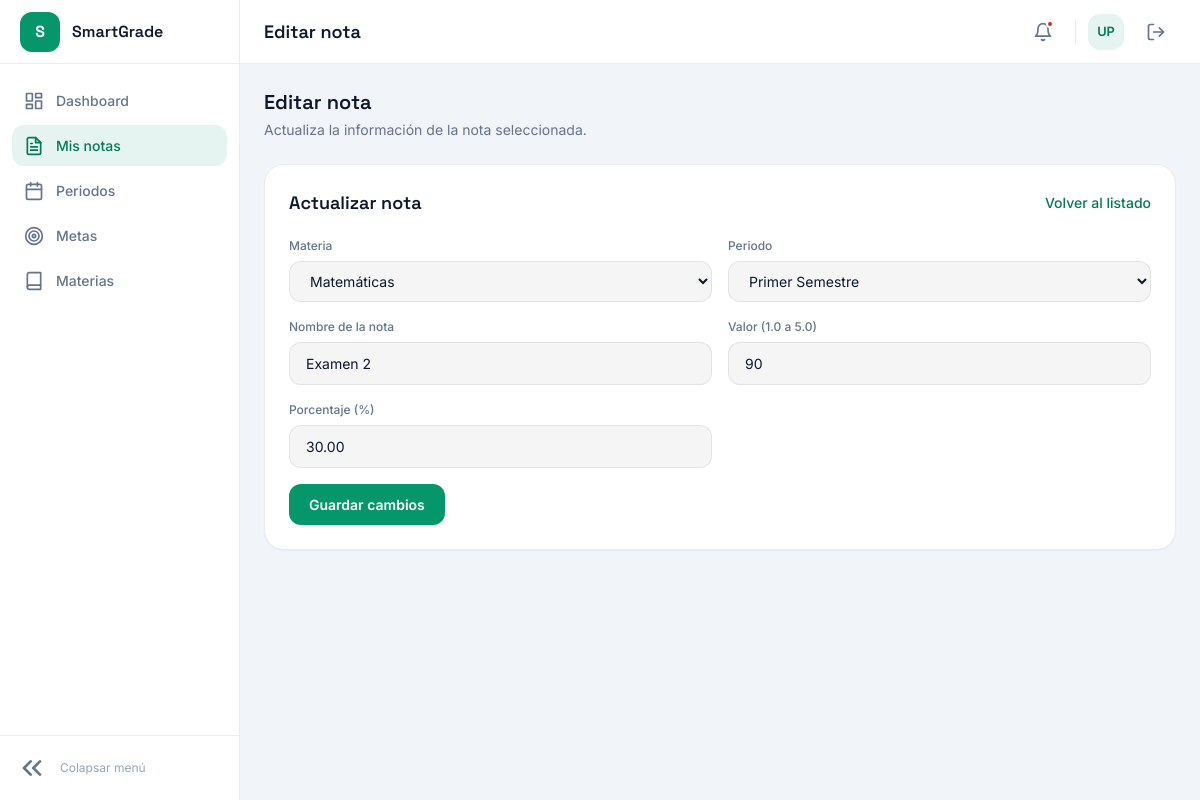
/views/grades/edit.php?id=2 (signed in), run on the app's committed database.
### tables this page shows
CREATE TABLE IF NOT EXISTS grades (
    id INT AUTO_INCREMENT PRIMARY KEY,
    subjet_id INT NOT NULL,
    term_id INT NOT NULL,
    user_id INT NOT NULL,
    name VARCHAR(100) NOT NULL,
    value BIGINT NOT NULL,
    percentage DECIMAL(5, 2) NOT NULL,
    created_at TIMESTAMP DEFAULT CURRENT_TIMESTAMP,
    updated_at TIMESTAMP DEFAULT CURRENT_TIMESTAMP ON UPDATE CURRENT_TIMESTAMP,
    FOREIGN KEY (subjet_id) REFERENCES subjets (id) ON DELETE CASCADE,
    FOREIGN KEY (term_id) REFERENCES terms (id) ON DELETE CASCADE,
    FOREIGN KEY (user_id) REFERENCES users (id) ON DELETE CASCADE
);

CREATE TABLE IF NOT EXISTS subjets (
    id INT AUTO_INCREMENT PRIMARY KEY,
    name VARCHAR(100) NOT NULL,
    user_id INT NOT NULL,
    teacher_name VARCHAR(100) NOT NULL,
    created_at TIMESTAMP DEFAULT CURRENT_TIMESTAMP,
    FOREIGN KEY (user_id) REFERENCES users (id) ON DELETE CASCADE
);

CREATE TABLE IF NOT EXISTS terms (
    id INT AUTO_INCREMENT PRIMARY KEY,
    name VARCHAR(100) NOT NULL,
    user_id INT NOT NULL,
    is_active BOOLEAN DEFAULT FALSE,
    created_at TIMESTAMP DEFAULT CURRENT_TIMESTAMP,
    FOREIGN KEY (user_id) REFERENCES users (id) ON DELETE CASCADE
);

### logic/grades/read.php (called while the page is built, shortened)
<?php
if (!function_exists('getUserSubjetsOptions')) {
    function getUserSubjetsOptions(PDO $pdo, int $user_id): array
    {
        $stmt = $pdo->prepare('SELECT id, name FROM subjets WHERE user_id = :user_id ORDER BY name ASC');
        $stmt->execute(['user_id' => $user_id]);
        return $stmt->fetchAll();
    }
}
if (!function_exists('getUserTermsOptions')) {
    function getUserTermsOptions(PDO $pdo, int $user_id): array
    {
        $stmt = $pdo->prepare('SELECT id, name FROM terms WHERE user_id = :user_id ORDER BY created_at DESC');
        $stmt->execute(['user_id' => $user_id]);
        return $stmt->fetchAll();
    }
}
if (!function_exists('getUserGradeById')) {
    function getUserGradeById(PDO $pdo, int $user_id, int $grade_id): ?array
    {
        $stmt = $pdo->prepare(
            'SELECT
                g.id,
                g.subjet_id,
                g.term_id,
                g.name,
                g.value,
                g.percentage,
                g.created_at
            FROM grades g
            INNER JOIN subjets s ON s.id = g.subjet_id
            INNER JOIN terms t ON t.id = g.term_id
            WHERE g.id = :grade_id
              AND s.user_id = :user_id
              AND t.user_id = :user_id
            LIMIT 1'
        );
        $stmt->execute([
            'grade_id' => $grade_id,
            'user_id' => $user_id,
        ]);
        $grade = $stmt->fetch();
        return $grade ?: null;
    }
}

### views/grades/edit.php (the view, shortened to what this page needs)
<?php
require_once __DIR__ . '/../../logic/db.php';
require_once __DIR__ . '/../../logic/grades/read.php';
$id = filter_var($_GET['id'] ?? null, FILTER_VALIDATE_INT, ['options' => ['min_range' => 1]]);
$user_id = (int) $_SESSION['user_id'];
$grade = getUserGradeById($pdo, $user_id, (int) $id);
$subjets = getUserSubjetsOptions($pdo, $user_id);
$terms = getUserTermsOptions($pdo, $user_id);
$can_edit_grade = !empty($subjets) && !empty($terms);
$old = $_SESSION['grades_old'] ?? null;
$subjet_value = $old['subjet_id'] ?? (string) $grade['subjet_id'];
$term_value = $old['term_id'] ?? (string) $grade['term_id'];
$name_value = $old['name'] ?? $grade['name'];
$value_value = $old['value'] ?? (string) $grade['value'];
$percentage_value = $old['percentage'] ?? (string) $grade['percentage'];
?>
<!DOCTYPE html>
<html lang="es">
<head>
    <?php include __DIR__ . '/../header.php'; ?>
</head>
<body>
    <div class="app-shell">
        <?php include __DIR__ . '/../partials/sidebar.php'; ?>
        <div class="main-content">
            <?php include __DIR__ . '/../partials/topbar.php'; ?>
            <main class="p-6 space-y-6">
                <div>
                    <h2 class="font-display text-xl font-semibold text-heading">Editar nota</h2>
                    <p class="text-muted text-sm mt-1">Actualiza la información de la nota seleccionada.</p>
                </div>
                <section class="card p-6">
                    <div class="flex items-center justify-between gap-3 flex-wrap mb-5">
                        <h3 class="font-display text-lg font-semibold text-heading">Actualizar nota</h3>
                        <a href="index.php" class="text-sm link-accent">Volver al listado</a>
                    </div>
                    <form action="../../logic/grades/update.php" method="POST" class="grid md:grid-cols-2 gap-4" novalidate>
                        <div>
                            <label for="subjet_id" class="field-label">Materia</label>
                            <select id="subjet_id" name="subjet_id" class="input" <?= $can_edit_grade ? '' : 'disabled' ?> required>
                                <?php foreach ($subjets as $subjet): ?>
                                    <option value="<?= (int) $subjet['id'] ?>" <?= $subjet_value === (string) $subjet['id'] ? 'selected' : '' ?>>
                                        <?= htmlspecialchars($subjet['name'], ENT_QUOTES, 'UTF-8') ?>
                                    </option>
                                <?php endforeach; ?>
                            </select>
                        </div>
                        <div>
                            <label for="term_id" class="field-label">Periodo</label>
                            <select id="term_id" name="term_id" class="input" <?= $can_edit_grade ? '' : 'disabled' ?> required>
                                <?php foreach ($terms as $term): ?>
                                    <option value="<?= (int) $term['id'] ?>" <?= $term_value === (string) $term['id'] ? 'selected' : '' ?>>
                                        <?= htmlspecialchars($term['name'], ENT_QUOTES, 'UTF-8') ?>
                                    </option>
                                <?php endforeach; ?>
                            </select>
                        </div>
                        <div>
                            <label for="name" class="field-label">Nombre de la nota</label>
                            <input
                                type="text"
                                id="name"
                                name="name"
                                maxlength="100"
                                required
                                value="<?= htmlspecialchars($name_value, ENT_QUOTES, 'UTF-8') ?>"
                                class="input"
                                <?= $can_edit_grade ? '' : 'disabled' ?>>
                        </div>
                        <div>
                            <label for="value" class="field-label">Valor (1.0 a 5.0)</label>
                            <input
                                type="number"
                                id="value"
                                name="value"
                                min="1"
                                max="5"
                                step="0.1"
                                required
                                value="<?= htmlspecialchars($value_value, ENT_QUOTES, 'UTF-8') ?>"
                                class="input"
                                <?= $can_edit_grade ? '' : 'disabled' ?>>
                        </div>
                        <div>
                            <label for="percentage" class="field-label">Porcentaje (%)</label>
                            <input
                                type="number"
                                id="percentage"
                                name="percentage"
                                min="0.01"
                                max="100"
                                step="0.01"
                                required
                                value="<?= htmlspecialchars($percentage_value, ENT_QUOTES, 'UTF-8') ?>"
                                class="input"
                                <?= $can_edit_grade ? '' : 'disabled' ?>>
                        </div>
                        <div class="md:col-span-2">
                            <button type="submit" class="btn btn-primary" style="width: auto;" <?= $can_edit_grade ? '' : 'disabled' ?>>Guardar cambios</button>
                        </div>
                    </form>
                </section>
            </main>
        </div>
    </div>
</body>
</html>

### views/css/styles.css (style rules this page uses)
:root { --color-bg: #f1f5f9; --color-surface: #ffffff; --color-surface-alt: #f8fafc; --color-border: rgba(15, 23, 42, 0.08); --color-border-focus: var(--color-primary); --color-text: #0f172a; --color-text-muted: #64748b; --color-text-dim: #94a3b8; --color-text-inverse: #ffffff; --color-primary: #059669; --color-primary-hover: #047857; --color-primary-soft: rgba(5, 150, 105, 0.1); --color-danger: #dc2626; --color-danger-border: rgba(220, 38, 38, 0.25); --color-danger-bg: rgba(220, 38, 38, 0.08); --color-success: #059669; --color-success-border: rgba(5, 150, 105, 0.25); --color-success-bg: rgba(5, 150, 105, 0.08); --color-overlay-soft: rgba(15, 23, 42, 0.04); --color-overlay-medium: rgba(15, 23, 42, 0.06); --font-body: "Inter", sans-serif; --font-display: "Space Grotesk", sans-serif; --radius-sm: 0.375rem; --radius-md: 0.5rem; --radius-lg: 0.75rem; --radius-xl: 1rem; --radius-2xl: 1.25rem; --input-padding-y: 0.625rem; --input-padding-x: 1rem; --transition-fast: 150ms ease; }
body { font-family: var(--font-body); background-color: var(--color-bg); color: var(--color-text); }
.font-display { font-family: var(--font-display); }
.card { background-color: var(--color-surface); border: 1px solid var(--color-border); border-radius: var(--radius-2xl); }
.field-label { display: block; font-size: 0.75rem; font-weight: 500; color: var(--color-text-muted); margin-bottom: 0.375rem; }
.input { width: 100%; background-color: var(--color-overlay-soft); border: 1px solid var(--color-border); border-radius: var(--radius-lg); padding: var(--input-padding-y) var(--input-padding-x); font-size: 0.875rem; color: var(--color-text); transition: border-color var(--transition-fast), box-shadow var(--transition-fast); }
.input::placeholder { color: var(--color-text-dim); }
.btn { display: inline-flex; align-items: center; justify-content: center; font-weight: 600; font-size: 0.875rem; border-radius: var(--radius-lg); padding: var(--input-padding-y) 1.25rem; transition: background-color var(--transition-fast), transform var(--transition-fast); cursor: pointer; border: none; }
.btn-primary { background-color: var(--color-primary); color: var(--color-text-inverse); width: 100%; }
.link-accent { color: var(--color-primary-hover); font-weight: 500; }
.text-muted { color: var(--color-text-muted); }
:root { --sidebar-width-expanded: 15rem; --sidebar-width-collapsed: 4.5rem; --topbar-height: 4rem; }
.app-shell { display: flex; min-height: 100vh; background-color: var(--color-bg); }
.main-content { flex: 1; display: flex; flex-direction: column; min-width: 0; }
.text-heading { color: var(--color-text); }
.card, .widget-card { box-shadow: 0 1px 2px rgba(15, 23, 42, 0.04); }

### data on the page
grades: subjet_id "Matemáticas", term_id "Primer Semestre", name "Examen 2", value "90", percentage "30.00"

### other printed values
$page_title "Editar nota"
$initials "UP"
